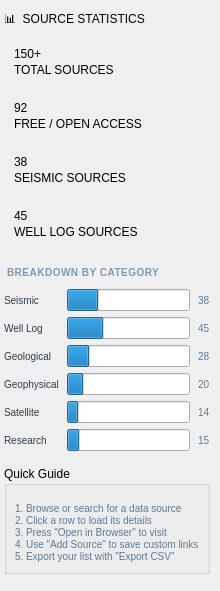
      <widget class="QWidget" name="rightPanelWidget">
       <property name="minimumWidth"><number>220</number></property>
       <property name="maximumWidth"><number>260</number></property>
       <layout class="QVBoxLayout" name="rightLayout">
        <property name="spacing"><number>0</number></property>
        <property name="leftMargin">
     <number>4</number>
    </property>
    <property name="topMargin">
     <number>10</number>
    </property>
    <property name="rightMargin">
     <number>10</number>
    </property>
    <property name="bottomMargin">
     <number>10</number>
    </property>

        <!-- Stats Title -->
        <item>
         <widget class="QLabel" name="sidePanelTitle">
          <property name="text"><string>📊  SOURCE STATISTICS</string></property>
         </widget>
        </item>

        <item>
         <widget class="QFrame" name="statsFrame">
          <property name="frameShape"><enum>QFrame::NoFrame</enum></property>
          <layout class="QVBoxLayout" name="statsLayout">
           <property name="spacing"><number>8</number></property>
           <property name="leftMargin">
     <number>0</number>
    </property>
    <property name="topMargin">
     <number>8</number>
    </property>
    <property name="rightMargin">
     <number>0</number>
    </property>
    <property name="bottomMargin">
     <number>0</number>
    </property>

           <!-- Total Sources Card -->
           <item>
            <widget class="QFrame" name="statCard1">
             <property name="objectName"><string>statCard</string></property>
             <layout class="QVBoxLayout" name="sc1layout">
              <property name="leftMargin">
     <number>10</number>
    </property>
    <property name="topMargin">
     <number>8</number>
    </property>
    <property name="rightMargin">
     <number>10</number>
    </property>
    <property name="bottomMargin">
     <number>8</number>
    </property>
              <property name="spacing"><number>2</number></property>
              <item>
               <widget class="QLabel" name="stat1val">
                <property name="objectName"><string>statCardValue</string></property>
                <property name="text"><string>150+</string></property>
               </widget>
              </item>
              <item>
               <widget class="QLabel" name="stat1lbl">
                <property name="objectName"><string>statCardLabel</string></property>
                <property name="text"><string>TOTAL SOURCES</string></property>
               </widget>
              </item>
             </layout>
            </widget>
           </item>

           <!-- Free Sources Card -->
           <item>
            <widget class="QFrame" name="statCard2">
             <property name="objectName"><string>statCard</string></property>
             <layout class="QVBoxLayout" name="sc2layout">
              <property name="leftMargin">
     <number>10</number>
    </property>
    <property name="topMargin">
     <number>8</number>
    </property>
    <property name="rightMargin">
     <number>10</number>
    </property>
    <property name="bottomMargin">
     <number>8</number>
    </property>
              <property name="spacing"><number>2</number></property>
              <item>
               <widget class="QLabel" name="stat2val">
                <property name="objectName"><string>statCardValue</string></property>
                <property name="text"><string>92</string></property>
               </widget>
              </item>
              <item>
               <widget class="QLabel" name="stat2lbl">
                <property name="objectName"><string>statCardLabel</string></property>
                <property name="text"><string>FREE / OPEN ACCESS</string></property>
               </widget>
              </item>
             </layout>
            </widget>
           </item>

           <!-- Seismic -->
           <item>
            <widget class="QFrame" name="statCard3">
             <property name="objectName"><string>statCard</string></property>
             <layout class="QVBoxLayout" name="sc3layout">
              <property name="leftMargin">
     <number>10</number>
    </property>
    <property name="topMargin">
     <number>8</number>
    </property>
    <property name="rightMargin">
     <number>10</number>
    </property>
    <property name="bottomMargin">
     <number>8</number>
    </property>
              <property name="spacing"><number>2</number></property>
              <item>
               <widget class="QLabel" name="stat3val">
                <property name="objectName"><string>statCardValue</string></property>
                <property name="text"><string>38</string></property>
               </widget>
              </item>
              <item>
               <widget class="QLabel" name="stat3lbl">
                <property name="objectName"><string>statCardLabel</string></property>
                <property name="text"><string>SEISMIC SOURCES</string></property>
               </widget>
              </item>
             </layout>
            </widget>
           </item>

           <!-- Well Log -->
           <item>
            <widget class="QFrame" name="statCard4">
             <property name="objectName"><string>statCard</string></property>
             <layout class="QVBoxLayout" name="sc4layout">
              <property name="leftMargin">
     <number>10</number>
    </property>
    <property name="topMargin">
     <number>8</number>
    </property>
    <property name="rightMargin">
     <number>10</number>
    </property>
    <property name="bottomMargin">
     <number>8</number>
    </property>
              <property name="spacing"><number>2</number></property>
              <item>
               <widget class="QLabel" name="stat4val">
                <property name="objectName"><string>statCardValue</string></property>
                <property name="text"><string>45</string></property>
               </widget>
              </item>
              <item>
               <widget class="QLabel" name="stat4lbl">
                <property name="objectName"><string>statCardLabel</string></property>
                <property name="text"><string>WELL LOG SOURCES</string></property>
               </widget>
              </item>
             </layout>
            </widget>
           </item>

           <item><spacer><property name="orientation"><enum>Qt::Vertical</enum></property></spacer></item>

           <!-- Category Breakdown Title -->
           <item>
            <widget class="QLabel" name="catBreakdownTitle">
             <property name="text"><string>BREAKDOWN BY CATEGORY</string></property>
             <property name="styleSheet"><string>font-family:'Segoe UI'; font-size:10px; font-weight:700; color:#7A9AB5; letter-spacing:0.5px; padding:4px 0px 2px 0px;</string></property>
            </widget>
           </item>

           <!-- Progress bars breakdown -->
           <item>
            <layout class="QGridLayout" name="breakdownGrid">
             <property name="horizontalSpacing"><number>8</number></property>
             <property name="verticalSpacing"><number>6</number></property>

             <item row="0" column="0"><widget class="QLabel" name="lbl_cat1"><property name="text"><string>Seismic</string></property><property name="styleSheet"><string>font-size:10px; color:#2C3E50;</string></property></widget></item>
             <item row="0" column="1"><widget class="QProgressBar" name="pb_cat1"><property name="value"><number>38</number></property><property name="maximum"><number>150</number></property><property name="textVisible"><bool>false</bool></property></widget></item>
             <item row="0" column="2"><widget class="QLabel" name="lbl_cat1v"><property name="text"><string>38</string></property><property name="styleSheet"><string>font-size:10px; color:#5A7A99;</string></property></widget></item>

             <item row="1" column="0"><widget class="QLabel" name="lbl_cat2"><property name="text"><string>Well Log</string></property><property name="styleSheet"><string>font-size:10px; color:#2C3E50;</string></property></widget></item>
             <item row="1" column="1"><widget class="QProgressBar" name="pb_cat2"><property name="value"><number>45</number></property><property name="maximum"><number>150</number></property><property name="textVisible"><bool>false</bool></property></widget></item>
             <item row="1" column="2"><widget class="QLabel" name="lbl_cat2v"><property name="text"><string>45</string></property><property name="styleSheet"><string>font-size:10px; color:#5A7A99;</string></property></widget></item>

             <item row="2" column="0"><widget class="QLabel" name="lbl_cat3"><property name="text"><string>Geological</string></property><property name="styleSheet"><string>font-size:10px; color:#2C3E50;</string></property></widget></item>
             <item row="2" column="1"><widget class="QProgressBar" name="pb_cat3"><property name="value"><number>28</number></property><property name="maximum"><number>150</number></property><property name="textVisible"><bool>false</bool></property></widget></item>
             <item row="2" column="2"><widget class="QLabel" name="lbl_cat3v"><property name="text"><string>28</string></property><property name="styleSheet"><string>font-size:10px; color:#5A7A99;</string></property></widget></item>

             <item row="3" column="0"><widget class="QLabel" name="lbl_cat4"><property name="text"><string>Geophysical</string></property><property name="styleSheet"><string>font-size:10px; color:#2C3E50;</string></property></widget></item>
             <item row="3" column="1"><widget class="QProgressBar" name="pb_cat4"><property name="value"><number>20</number></property><property name="maximum"><number>150</number></property><property name="textVisible"><bool>false</bool></property></widget></item>
             <item row="3" column="2"><widget class="QLabel" name="lbl_cat4v"><property name="text"><string>20</string></property><property name="styleSheet"><string>font-size:10px; color:#5A7A99;</string></property></widget></item>

             <item row="4" column="0"><widget class="QLabel" name="lbl_cat5"><property name="text"><string>Satellite</string></property><property name="styleSheet"><string>font-size:10px; color:#2C3E50;</string></property></widget></item>
             <item row="4" column="1"><widget class="QProgressBar" name="pb_cat5"><property name="value"><number>14</number></property><property name="maximum"><number>150</number></property><property name="textVisible"><bool>false</bool></property></widget></item>
             <item row="4" column="2"><widget class="QLabel" name="lbl_cat5v"><property name="text"><string>14</string></property><property name="styleSheet"><string>font-size:10px; color:#5A7A99;</string></property></widget></item>

             <item row="5" column="0"><widget class="QLabel" name="lbl_cat6"><property name="text"><string>Research</string></property><property name="styleSheet"><string>font-size:10px; color:#2C3E50;</string></property></widget></item>
             <item row="5" column="1"><widget class="QProgressBar" name="pb_cat6"><property name="value"><number>15</number></property><property name="maximum"><number>150</number></property><property name="textVisible"><bool>false</bool></property></widget></item>
             <item row="5" column="2"><widget class="QLabel" name="lbl_cat6v"><property name="text"><string>15</string></property><property name="styleSheet"><string>font-size:10px; color:#5A7A99;</string></property></widget></item>

            </layout>
           </item>

           <item><spacer><property name="orientation"><enum>Qt::Vertical</enum></property></spacer></item>

           <!-- Quick Help -->
           <item>
            <widget class="QGroupBox" name="helpBox">
             <property name="title"><string>Quick Guide</string></property>
             <layout class="QVBoxLayout" name="helpLayout">
              <property name="spacing"><number>4</number></property>
              <property name="leftMargin">
     <number>8</number>
    </property>
    <property name="topMargin">
     <number>16</number>
    </property>
    <property name="rightMargin">
     <number>8</number>
    </property>
    <property name="bottomMargin">
     <number>8</number>
    </property>
              <item>
               <widget class="QLabel" name="helpText">
                <property name="text"><string>1. Browse or search for a data source
2. Click a row to load its details
3. Press "Open in Browser" to visit
4. Use "Add Source" to save custom links
5. Export your list with "Export CSV"</string></property>
                <property name="wordWrap"><bool>true</bool></property>
                <property name="styleSheet"><string>font-family:'Segoe UI'; font-size:10px; color:#5A7A99; line-height:1.5;</string></property>
               </widget>
              </item>
             </layout>
            </widget>
           </item>

           <item><spacer><property name="orientation"><enum>Qt::Vertical</enum></property></spacer></item>

          </layout>
         </widget>
        </item>

       </layout>
      </widget>
